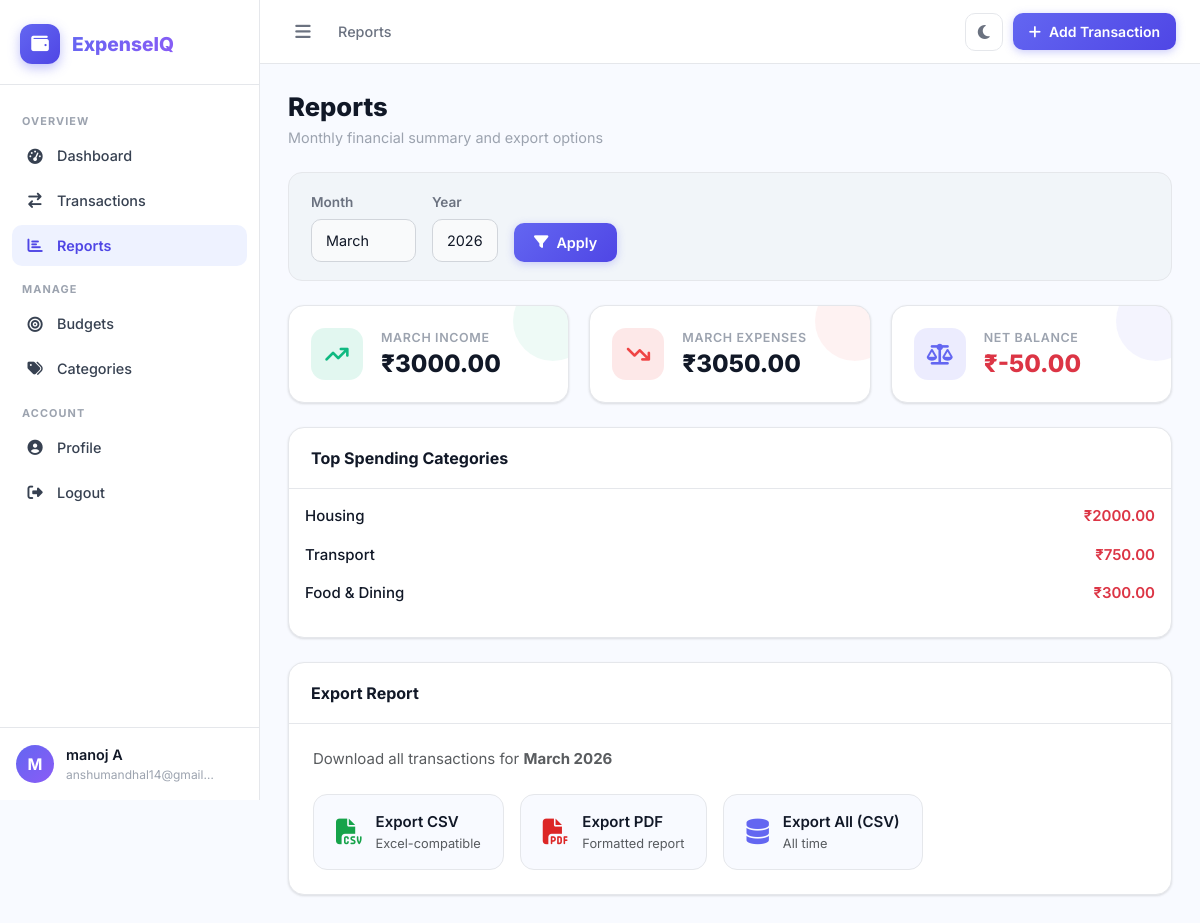
/reports/ (signed in), run on the app's committed database.
### expenses/models.py (models this page shows, shortened)
class Category(models.Model):
    ICON_CHOICES = [
        ("fa-utensils", "Food & Dining"),
        ("fa-plane", "Travel"),
        ("fa-bolt", "Bills & Utilities"),
        ("fa-shopping-bag", "Shopping"),
        ("fa-heartbeat", "Health"),
        ("fa-graduation-cap", "Education"),
        ("fa-film", "Entertainment"),
        ("fa-car", "Transport"),
        ("fa-home", "Housing"),
        ("fa-briefcase", "Salary"),
        ("fa-laptop", "Freelance"),
        ("fa-gift", "Gifts"),
        ("fa-chart-line", "Investment"),
        ("fa-ellipsis-h", "Other"),
    ]
    COLOR_CHOICES = [
        ("#6366f1", "Indigo"),
        ("#f59e0b", "Amber"),
        ("#10b981", "Emerald"),
        ("#ef4444", "Red"),
        ("#3b82f6", "Blue"),
        ("#8b5cf6", "Purple"),
        ("#14b8a6", "Teal"),
        ("#f97316", "Orange"),
        ("#84cc16", "Lime"),
        ("#06b6d4", "Cyan"),
    ]
    user = models.ForeignKey(
        User, on_delete=models.CASCADE, null=True, blank=True, help_text="Null means system-wide default category"
    )
    name = models.CharField(max_length=100)
    icon = models.CharField(max_length=50, default="fa-ellipsis-h")
    color = models.CharField(max_length=20, default="#6366f1")
    class Meta:
        verbose_name_plural = "categories"
        ordering = ["name"]

### core/views.py (the view)
# urls.py: path("reports/", views.reports_view, name="reports"),
@login_required
def reports_view(request):
    now = timezone.now()
    qs = Transaction.objects.filter(user=request.user).select_related("category")
    filter_month = request.GET.get("month", now.month)
    filter_year = request.GET.get("year", now.year)
    try:
        filter_month = int(filter_month)
        filter_year = int(filter_year)
    except (ValueError, TypeError):
        filter_month, filter_year = now.month, now.year
    filtered_qs = qs.filter(date__month=filter_month, date__year=filter_year)
    total_income = filtered_qs.filter(transaction_type="INCOME").aggregate(t=Sum("amount"))["t"] or 0
    total_expense = filtered_qs.filter(transaction_type="EXPENSE").aggregate(t=Sum("amount"))["t"] or 0
    top_categories = (
        filtered_qs.filter(transaction_type="EXPENSE")
        .values("category__name")
        .annotate(total=Sum("amount"))
        .order_by("-total")[:5]
    )
    MONTH_NAMES = [
        "",
        "January",
        "February",
        "March",
        "April",
        "May",
        "June",
        "July",
        "August",
        "September",
        "October",
        "November",
        "December",
    ]
    years = list(range(now.year - 3, now.year + 1))
    context = {
        "filter_month": filter_month,
        "filter_year": filter_year,
        "month_name": MONTH_NAMES[filter_month],
        "total_income": total_income,
        "total_expense": total_expense,
        "balance": total_income - total_expense,
        "top_categories": top_categories,
        "months": [(i, MONTH_NAMES[i]) for i in range(1, 13)],
        "years": years,
    }
    return render(request, "core/reports.html", context)

### templates/core/reports.html (shortened to what this page needs)
{% extends 'base.html' %}
{% block breadcrumb %}
Reports
{% endblock %}
{% block content %}
<div class="page-header">
    <h1 class="page-title">Reports</h1>
    <p class="page-subtitle">Monthly financial summary and export options</p>
</div>
<div class="filter-card mb-4">
    <form method="get" class="d-flex flex-wrap gap-3 align-items-end">
        <div>
            <label class="form-label">Month</label>
            <select name="month" class="form-select">
                {% for num, name in months %}
                    <option value="{{ num }}" {% if num == filter_month %}selected{% endif %}>
                        {{ name }}
                    </option>
                {% endfor %}
            </select>
        </div>
        <div>
            <label class="form-label">Year</label>
            <select name="year" class="form-select">
                {% for y in years %}
                    <option value="{{ y }}" {% if y == filter_year %}selected{% endif %}>
                        {{ y }}
                    </option>
                {% endfor %}
            </select>
        </div>
        <button type="submit" class="btn-primary-action">
            <i class="fa-solid fa-filter me-2"></i>Apply
        </button>
    </form>
</div>
<div class="cards-grid mb-4">
    <div class="summary-card card-income">
        <div class="card-icon">
            <i class="fa-solid fa-arrow-trend-up"></i>
        </div>
        <div class="card-body-inner">
            <div class="card-label">{{ month_name }} Income</div>
            <div class="card-value">₹{{ total_income|floatformat:2 }}</div>
        </div>
    </div>
    <div class="summary-card card-expense">
        <div class="card-icon">
            <i class="fa-solid fa-arrow-trend-down"></i>
        </div>
        <div class="card-body-inner">
            <div class="card-label">{{ month_name }} Expenses</div>
            <div class="card-value">₹{{ total_expense|floatformat:2 }}</div>
        </div>
    </div>
    <div class="summary-card card-balance">
        <div class="card-icon">
            <i class="fa-solid fa-scale-balanced"></i>
        </div>
        <div class="card-body-inner">
            <div class="card-label">Net Balance</div>
            <div class="card-value {% if balance < 0 %}text-danger{% endif %}">
                ₹{{ balance|floatformat:2 }}
            </div>
        </div>
    </div>
</div>
{% if top_categories %}
<div class="content-card mb-4">
    <div class="section-header">
        <div class="section-title">Top Spending Categories</div>
    </div>
    <div class="p-3">
        {% for cat in top_categories %}
            <div class="d-flex justify-content-between align-items-center mb-3">
                <span class="fw-500">
                    {{ cat.category__name|default:"Uncategorized" }}
                </span>
                <span class="fw-600 text-danger">
                    ₹{{ cat.total|floatformat:2 }}
                </span>
            </div>
        {% endfor %}
    </div>
</div>
{% endif %}
<div class="content-card">
    <div class="section-header">
        <div class="section-title">Export Report</div>
    </div>
    <div class="p-4">
        <p class="text-muted mb-4">
            Download all transactions for
            <strong>{{ month_name }} {{ filter_year }}</strong>
        </p>
        <div class="d-flex flex-wrap gap-3">
            <a href="{% url 'export_csv' %}?month={{ filter_month }}&year={{ filter_year }}"
               class="export-btn export-csv">
                <i class="fa-solid fa-file-csv"></i>
                <div>
                    <div class="fw-600">Export CSV</div>
                    <div class="text-muted" style="font-size:0.8rem">
                        Excel-compatible
                    </div>
                </div>
            </a>
            <a href="{% url 'export_pdf' %}?month={{ filter_month }}&year={{ filter_year }}"
               class="export-btn export-pdf">
                <i class="fa-solid fa-file-pdf"></i>
                <div>
                    <div class="fw-600">Export PDF</div>
                    <div class="text-muted" style="font-size:0.8rem">
                        Formatted report
                    </div>
                </div>
            </a>
            <a href="{% url 'export_csv' %}"
               class="export-btn export-all">
                <i class="fa-solid fa-database"></i>
                <div>
                    <div class="fw-600">Export All (CSV)</div>
                    <div class="text-muted" style="font-size:0.8rem">
                        All time
                    </div>
                </div>
            </a>
        </div>
    </div>
</div>
{% endblock %}

### templates/base.html (shortened to what this page needs)
{% load static %}
<!DOCTYPE html>
<html lang="en" data-theme="light">
<head>
  <link href="https://cdn.jsdelivr.net/npm/bootstrap@5.3.3/dist/css/bootstrap.min.css" rel="stylesheet" />
  <link rel="stylesheet" href="https://cdnjs.cloudflare.com/ajax/libs/font-awesome/6.5.0/css/all.min.css" />
  <link rel="stylesheet" href="{% static 'css/style.css' %}" />
</head>
<body>
  {% if user.is_authenticated %}
  <div class="sidebar" id="sidebar">
    <div class="sidebar-brand">
      <div class="brand-icon"><i class="fa-solid fa-wallet"></i></div>
      <span class="brand-name">ExpenseIQ</span>
    </div>
    <nav class="sidebar-nav">
      <div class="nav-section-label">OVERVIEW</div>
      <a href="{% url 'dashboard' %}"
        class="nav-item {% if request.resolver_match.url_name == 'dashboard' %}active{% endif %}">
        <i class="fa-solid fa-gauge-high"></i>
        <span>Dashboard</span>
      </a>
      <a href="{% url 'transaction_list' %}"
        class="nav-item {% if 'transaction' in request.resolver_match.url_name %}active{% endif %}">
        <i class="fa-solid fa-arrow-right-arrow-left"></i>
        <span>Transactions</span>
      </a>
      <a href="{% url 'reports' %}"
        class="nav-item {% if request.resolver_match.url_name == 'reports' %}active{% endif %}">
        <i class="fa-solid fa-chart-bar"></i>
        <span>Reports</span>
      </a>
      <div class="nav-section-label">MANAGE</div>
      <a href="{% url 'budget_list' %}"
        class="nav-item {% if 'budget' in request.resolver_match.url_name %}active{% endif %}">
        <i class="fa-solid fa-bullseye"></i>
        <span>Budgets</span>
      </a>
      <a href="{% url 'category_list' %}"
        class="nav-item {% if 'category' in request.resolver_match.url_name %}active{% endif %}">
        <i class="fa-solid fa-tags"></i>
        <span>Categories</span>
      </a>
      <div class="nav-section-label">ACCOUNT</div>
      <a href="{% url 'profile' %}"
        class="nav-item {% if request.resolver_match.url_name == 'profile' %}active{% endif %}">
        <i class="fa-solid fa-user-circle"></i>
        <span>Profile</span>
      </a>
      <form method="post" action="{% url 'logout' %}" style="margin:0">
        <button type="submit" class="nav-item nav-item-btn w-100">
          <i class="fa-solid fa-right-from-bracket"></i>
          <span>Logout</span>
        </button>
      </form>
    </nav>
    <div class="sidebar-footer">
      <div class="user-avatar">{{ user.first_name|first|upper|default:user.username|first|upper }}</div>
      <div class="user-info">
        <div class="user-name">{{ user.get_full_name|default:user.username }}</div>
        <div class="user-email">{{ user.email }}</div>
      </div>
    </div>
  </div>
  <div class="main-wrapper" id="mainWrapper">
    <header class="topbar">
      <div class="topbar-left">
        <button class="sidebar-toggle" onclick="toggleSidebar()" aria-label="Toggle sidebar">
          <i class="fa-solid fa-bars"></i>
        </button>
        <div class="topbar-breadcrumb">{% block breadcrumb %}Dashboard{% endblock %}</div>
      </div>
      <div class="topbar-right">
        <button class="theme-toggle" id="themeToggle" onclick="toggleTheme()" title="Toggle dark/light mode">
          <i class="fa-solid fa-moon" id="themeIcon"></i>
        </button>
        <div class="dropdown">
          <button class="btn-quick-add dropdown-toggle" data-bs-toggle="dropdown">
            <i class="fa-solid fa-plus"></i>
            <span class="d-none d-md-inline">Add Transaction</span>
          </button>
        </div>
      </div>
    </header>
    <main class="page-content">
      {% else %}
      <div class="auth-wrapper">
        {% endif %}
        {% block content %}{% endblock %}
        {% if user.is_authenticated %}
    </main>
  </div>
  {% else %}
  </div>
  {% endif %}
</body>
</html>

### data on the page
Category: category__name "Housing", total "2000.00"
Category: category__name "Transport", total "750.00"
Category: category__name "Food & Dining", total "300.00"

### other printed values
{{ user.first_name|first|upper|default:user.username|first|upper }} "M"
{{ user.get_full_name|default:user.username }} "manoj A"
{{ user.email }} "anshumandhal14@gmail…"
{{ month_name }} "MARCH"
{{ total_income|floatformat:2 }} "3000.00"
{{ total_expense|floatformat:2 }} "3050.00"
{{ balance|floatformat:2 }} "-50.00"
{{ month_name }} "March"
{{ filter_year }} "2026"
form field month "March"
form field year "2026"
